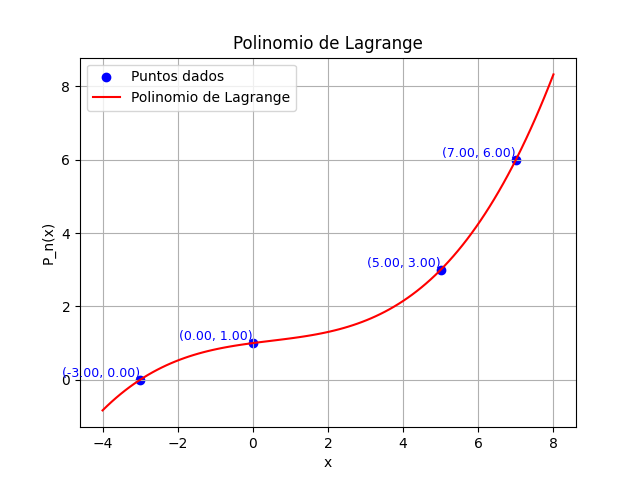

Generate this figure with Python:
import matplotlib.pyplot as plt
import numpy as np

# Metodo para ajustar un conjunto de n+1 puntos a un polinomio de grado n

X = np.array([-3, 0, 5, 7], dtype=float)
Y = np.array([0, 1, 3, 6], dtype=float)


def P_n(X, Y, xv):
    """Calcula el polinomio de Lagrange para un conjunto de
    puntos (X, Y) en xv."""
    n = len(X)  # Numero de puntos
    L = 0*X  # Inicializa el vector Lagrange
    suma = 0  # Inicializa la suma de los terminos
    for k in range(n):
        prod_N, prod_D = 1, 1  # Productoria del denominador y numerador
        for i in range(n):
            if i != k:
                prod_N *= (xv - X[i])
                prod_D *= (X[k] - X[i])
        L[k] = prod_N / prod_D  # Lagrange
        suma += L[k] * Y[k]  # Suma de los terminos

    return suma  # Retorna el valor del polinomio en xv


yv = P_n(X, Y, 1.8)
print(yv)

# Grafica el polinomio de Lagrange
plt.scatter(X, Y, label='Puntos dados', color='blue',
            marker='o')  # Puntos originales
x = np.linspace(min(X)-1, max(X)+1, 100)  # Valores de x para la grafica
y = [P_n(X, Y, xv) for xv in x]  # Calcula el polinomio en los valores de x
for k in range(len(X)):
    prod_N, prod_D = 1, 1  # Productoria del denominador y numerador
    for i in range(len(X)):
        y[k] = P_n(X, Y, x[k])  # Calcula el valor del polinomio en x[k]


# Grraficar la funcion
plt.plot(x, y, label='Polinomio de Lagrange', color='red')
plt.title('Polinomio de Lagrange')
plt.xlabel('x')
plt.ylabel('P_n(x)')
plt.legend()
plt.grid(True)

for i in range(len(X)):
    xi = f"{X[i]:.2f}"
    yi = f"{Y[i]:.2f}"
    punto = '(' + xi + ', ' + yi + ')'
    plt.text(X[i], Y[i], punto, fontsize=9,
             ha='right', va='bottom', color='blue')


# Guardar la grafica
plt.savefig('metodo_lagrange.png')
